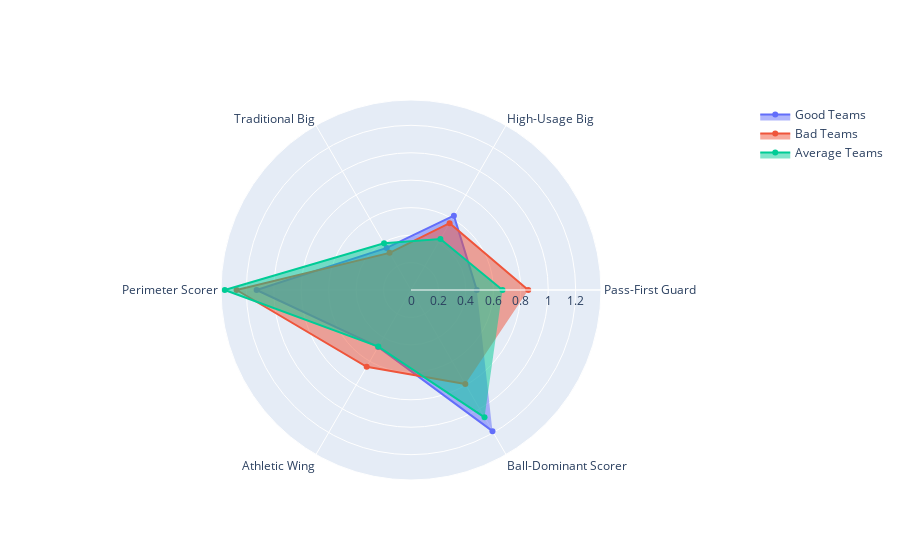

Here is the notebook cell this chart was saved with:
### Code cell
plot_radar(df, classes, average=True)

### Figure 1 — Plotly figure (JSON) as saved in the notebook; plotly's stock layout.template omitted (floating-point values rounded to 4 significant figures)
{"data": [{"fill": "toself", "name": "Good Teams", "r": [0.4792, 0.625, 0.3542, 1.125, 0.4792, 1.188], "theta": ["Pass-First Guard", "High-Usage Big", "Traditional Big", "Perimeter Scorer", "Athletic Wing", "Ball-Dominant Scorer"], "type": "scatterpolar"}, {"fill": "toself", "name": "Bad Teams", "r": [0.8542, 0.5625, 0.3125, 1.271, 0.6458, 0.7917], "theta": ["Pass-First Guard", "High-Usage Big", "Traditional Big", "Perimeter Scorer", "Athletic Wing", "Ball-Dominant Scorer"], "type": "scatterpolar"}, {"fill": "toself", "name": "Average Teams", "r": [0.6667, 0.4286, 0.3929, 1.357, 0.4762, 1.071], "theta": ["Pass-First Guard", "High-Usage Big", "Traditional Big", "Perimeter Scorer", "Athletic Wing", "Ball-Dominant Scorer"], "type": "scatterpolar"}], "layout": {"polar": {"radialaxis": {"visible": true}}, "showlegend": true}}
